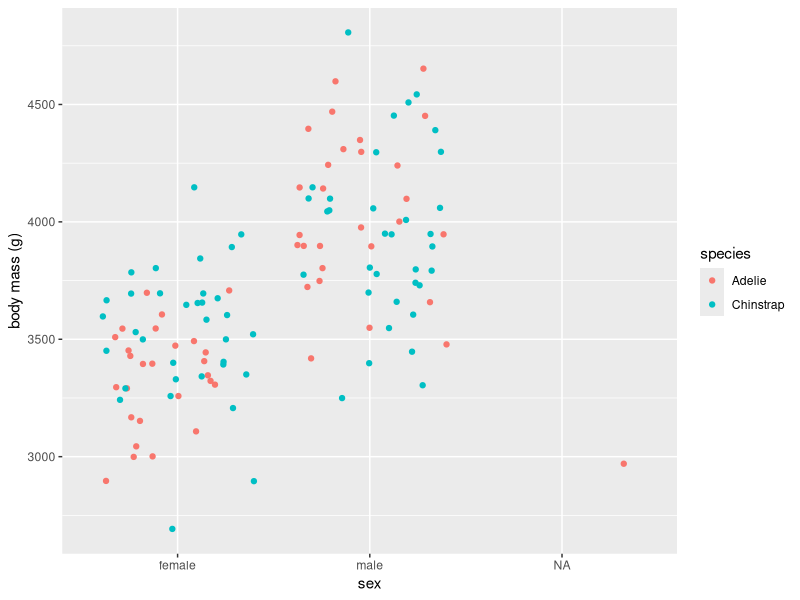

Reproduce this figure in R.
## ---- chunk 1
#|label: libraries
library(dplyr)
library(ggplot2)
## ---- chunk 2
#| label: import data
#get palmerpenguins data
data <- palmerpenguins::penguins
## ---- chunk 3
#| label: subset sample
dream <- data %>%
  filter(
        island == "Dream"
      )
## ---- chunk 4
#| label: figure
#| fig-cap: weight of penguins by sex
#| fig-height: 5.2

ggplot(dream, aes(x = sex, y = body_mass_g, fill = species)) +
  geom_jitter(aes(color = species)) +
  labs(x = "sex", y = "body mass (g)")
